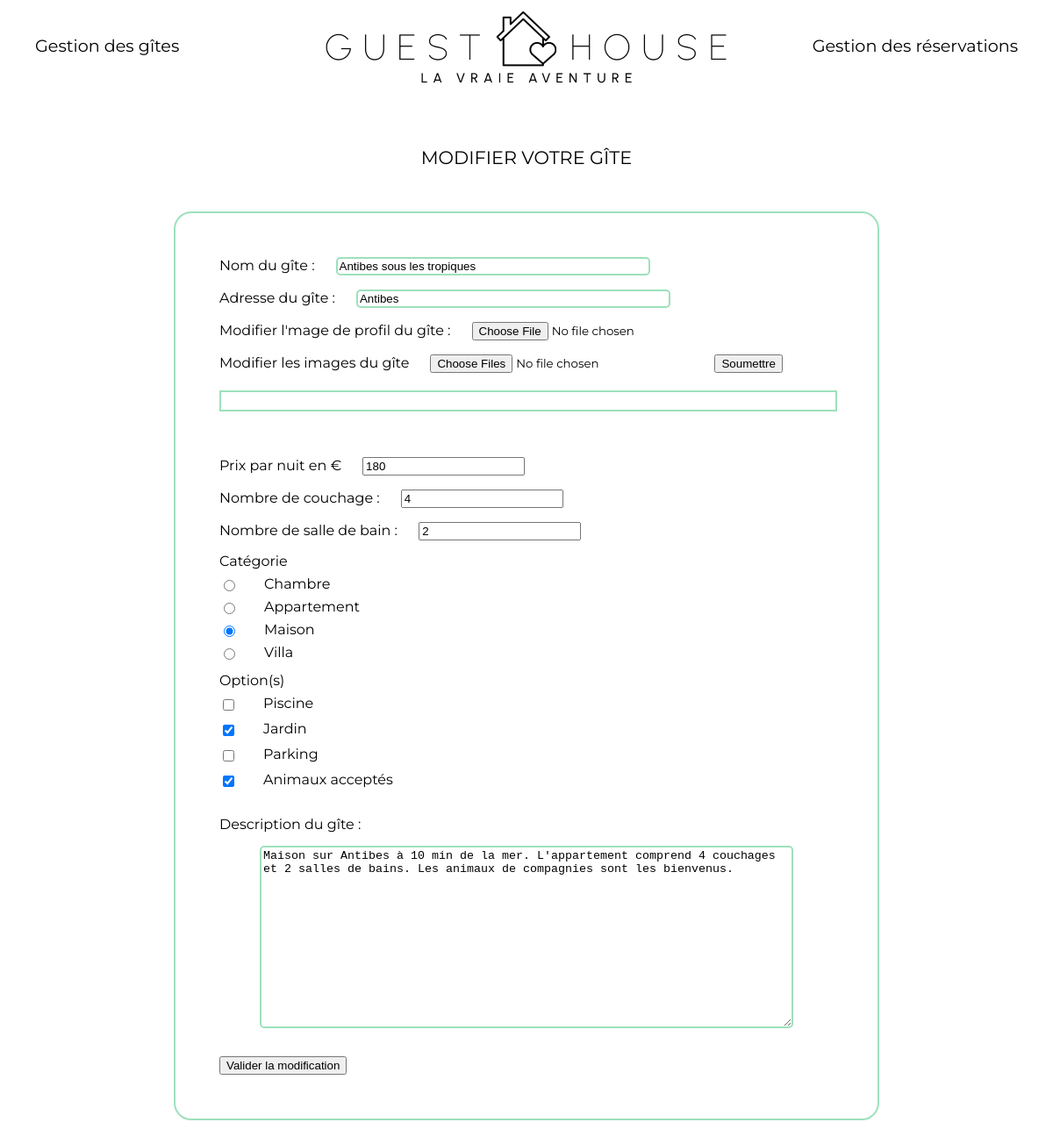
The app's page /admin/modification.php?id=78 (signed in) with its own data.
### tables this page shows
CREATE TABLE IF NOT EXISTS `cottages` (
  `id_gite` int(11) NOT NULL AUTO_INCREMENT,
  `id_categ` int(11) NOT NULL,
  `name_gite` varchar(255) NOT NULL,
  `name_simple_gite` varchar(255) NOT NULL,
  `location_gite` varchar(255) NOT NULL,
  `profil_gite` varchar(255) NOT NULL,
  `desc_gite` text NOT NULL,
  `nbr_sleeping` int(11) NOT NULL,
  `nbr_bathroom` int(11) NOT NULL,
  `price_night` int(11) NOT NULL,
  PRIMARY KEY (`id_gite`)
);

### admin/modification.php (the view, shortened to what this page needs)
<?php
require_once '../templates/header-admin.php';
require_once '../connect.php';
$id_gite = $_GET['id'];
$req = $db->prepare("SELECT `id_gite`, `id_categ`, `name_gite`, `name_simple_gite`, `location_gite`, `profil_gite`, `desc_gite`, `nbr_sleeping`, `nbr_bathroom`, `price_night` FROM `cottages` WHERE `id_gite` = :id_gite");
$req->bindParam('id_gite', $id_gite, PDO::PARAM_STR);
$req->execute();
$value = $req->fetch(PDO::FETCH_ASSOC);
$reqOptions = $db->prepare("SELECT `id_suppl` FROM `gite_option` WHERE `id_gite` = :id_gite");
$reqOptions->bindParam('id_gite', $id_gite, PDO::PARAM_STR);
$reqOptions->execute();
$valueOptions = $reqOptions->fetchAll(PDO::FETCH_ASSOC);
?>
<h1 class="nb-gite-modal">MODIFIER VOTRE GÎTE</h1>
<form action="#" method="POST" enctype="multipart/form-data" class="form-ajout-new-gite">
    <label for="name_gite" class="label-ajout">Nom du gîte :</label>
    <input class="input-ajout" type="text" name="name_gite" id="name_gite" value="<?= $value['name_gite'] ?>">
    <br><br>
    <label for="location_gite" class="label-ajout">Adresse du gîte :</label>
    <input class="input-ajout" type="text" name="location_gite" id="location_gite" value="<?= $value['location_gite'] ?>">
    <br><br>
    <label class="label-ajout" for="profil_gite">Modifier l'mage de profil du gîte :</label>
    <input class="label-ajout" type="file" name="profil_gite" accept="image/png, image/jpeg, image/jpg">
    <br><br>
    <label class="label-ajout" for="image_gite">Modifier les images du gîte</label>
    <input class="label-ajout" type="file" name="myimg[]" multiple accept="image/png, image/jpeg, image/jpg">
    <input type="submit" name="submit-image" value="Soumettre">
    <div id="img-container">
        <ul id="list-images"></ul>
    </div>
    <br><br>
    <label for="price_night" class="label-ajout">Prix par nuit en €</label>
    <input type="number" name="price_night" value="<?= $value['price_night']?>">
    <br><br>
    <label for="nbr_sleeping" class="label-ajout">
        Nombre de couchage :
    </label>
    <input type="number" name="nbr_sleeping" id="nbr_sleeping" min="1" value="<?= $value['nbr_sleeping'] ?>">
    <br><br>
    <label for="nbr_bathroom" class="label-ajout">
        Nombre de salle de bain :
    </label>
    <input type="number" name="nbr_bathroom" id="nbr_bathroom" min="1" value="<?= $value['nbr_bathroom'] ?>">
    <br><br>
    <label for="type" class="label-ajout">Catégorie</label>
    <br>
    <div class="first-flex flex-2">
<?php
if(!empty($value) && $value['id_categ'] == 1){
?>
<div class="ajout-lab-in"> <input type="radio" name="gite-type" value="1" class="input-option" checked><label class="label-no  label-ajout"> Chambre </label></div>
<?php
} else {
?>
<div class="ajout-lab-in"> <input type="radio" name="gite-type" value="1" class="input-option"><label class="label-no label-ajout"> Chambre </label></div>
<?php
}
?>
<?php
if(!empty($value) && $value['id_categ'] == 2){
?>
<div class="ajout-lab-in"> <input type="radio" name="gite-type" value="2" class="input-option" checked><label class="label-no label-ajout">Appartement</label></div>
<?php
} else {
?>
<div class="ajout-lab-in"> <input type="radio" name="gite-type" value="2" class="input-option"><label class="label-no label-ajout">Appartement</label></div>
<?php
}
?>
<?php
if(!empty($value) && $value['id_categ'] == 3){
?>
<div class="ajout-lab-in"><input type="radio" name="gite-type" value="3" class="input-option" checked><label class="label-no label-ajout">Maison</label></div>
<?php
} else {
?>
<div class="ajout-lab-in"><input type="radio" name="gite-type" value="3" class="input-option"><label class="label-no label-ajout">Maison</label></div>
<?php
}
?>
<?php
if(!empty($value) && $value['id_categ'] == 4){
?>
<div class="ajout-lab-in"><input type="radio" name="gite-type" value="4" class="input-option" checked><label class="label-no label-ajout">Villa</label></div>
<?php
} else {
?>
<div class="ajout-lab-in"><input type="radio" name="gite-type" value="4" class="input-option"><label class="label-no label-ajout">Villa</label></div>
<?php
}
?>
    </div>
    <br>
    <label for="option" class="label-ajout">Option(s)</label>
    <br>
    <div class="first-flex flex-2">
<?php
        if(!empty($valueOptions) && $valueOptions[0]['id_suppl'] == 1){
?>
<div class="ajout-lab-in"><input type="checkbox" name="option[]" value="1" class="input-option" checked><label class="label-no label-ajout"> Piscine </label></div>
<?php
        } else if(!empty($valueOptions[1]) && $valueOptions[1]['id_suppl'] == 1){
?>
<div class="ajout-lab-in"><input type="checkbox" name="option[]" value="1" class="input-option" checked><label class="label-no label-ajout"> Piscine </label></div>
<?php
        } else if(!empty($valueOptions[2]) && $valueOptions[2]['id_suppl'] == 1){
?>
<div class="ajout-lab-in"><input type="checkbox" name="option[]" value="1" class="input-option" checked><label class="label-no label-ajout"> Piscine </label></div>
<?php
        } else if(!empty($valueOptions[3]) && $valueOptions[3]['id_suppl'] == 1){
?>
<div class="ajout-lab-in"><input type="checkbox" name="option[]" value="1" class="input-option" checked><label class="label-no label-ajout"> Piscine </label></div>
<?php
        } else {
?>
<div class="ajout-lab-in"><input type="checkbox" name="option[]" value="1" class="input-option"><label class="label-no label-ajout"> Piscine </label></div>
<?php
        }
?>
<?php
        if(!empty($valueOptions) && $valueOptions[0]['id_suppl'] == 2){
?>
<div class="ajout-lab-in"><input type="checkbox" name="option[]" value="2" class="input-option" checked><label class="label-no label-ajout"> Jardin </label></div>
<?php
        } else if(!empty($valueOptions[1]) && $valueOptions[1]['id_suppl'] == 2){
?>
<div class="ajout-lab-in"><input type="checkbox" name="option[]" value="2" class="input-option" checked><label class="label-no label-ajout"> Jardin </label></div>
<?php
        } else if(!empty($valueOptions[2]) && $valueOptions[2]['id_suppl'] == 2){
?>
<div class="ajout-lab-in"><input type="checkbox" name="option[]" value="2" class="input-option" checked><label class="label-no label-ajout"> Jardin </label></div>
<?php
        } else if(!empty($valueOptions[3]) && $valueOptions[3]['id_suppl'] == 2){
?>
<div class="ajout-lab-in"><input type="checkbox" name="option[]" value="2" class="input-option" checked><label class="label-no label-ajout"> Jardin </label></div>
<?php
        } else {
?>
<div class="ajout-lab-in"><input type="checkbox" name="option[]" value="2" class="input-option"><label class="label-no label-ajout"> Jardin </label></div>
<?php
        }
?>
<?php
        if(!empty($valueOptions) && $valueOptions[0]['id_suppl'] == 3){
?>
        <div class="ajout-lab-in"><input type="checkbox" name="option[]" value="3" class="input-option" checked><label class="label-no label-ajout"> Parking </label></div>
<?php
        } else if(!empty($valueOptions[1]) && $valueOptions[1]['id_suppl'] == 3){
?>
        <div class="ajout-lab-in"><input type="checkbox" name="option[]" value="3" class="input-option" checked><label class="label-no label-ajout"> Parking </label></div>
<?php
        } else if(!empty($valueOptions[2]) && $valueOptions[2]['id_suppl'] == 3){
?>
        <div class="ajout-lab-in"><input type="checkbox" name="option[]" value="3" class="input-option" checked><label class="label-no label-ajout"> Parking </label></div>
<?php
        } else if(!empty($valueOptions[3]) && $valueOptions[3]['id_suppl'] == 3){
?>
        <div class="ajout-lab-in"><input type="checkbox" name="option[]" value="3" class="input-option" checked><label class="label-no label-ajout"> Parking </label></div>
<?php
        } else {
?>
       <div class="ajout-lab-in"> <input type="checkbox" name="option[]" value="3" class="input-option"><label class="label-no label-ajout"> Parking </label></div>
<?php
        }
?>
<?php
        if(!empty($valueOptions) && $valueOptions[0]['id_suppl'] == 4){
?>
<div class="ajout-lab-in"> <input type="checkbox" name="option[]" value="4" class="input-option" checked><label class="label-no label-ajout"> Animaux acceptés </label></div>
<?php
        } else if(!empty($valueOptions[1]) && $valueOptions[1]['id_suppl'] == 4){
?>
<div class="ajout-lab-in"><input type="checkbox" name="option[]" value="4" class="input-option" checked><label class="label-no label-ajout"> Animaux acceptés </label></div>
<?php
        } else if(!empty($valueOptions[2]) && $valueOptions[2]['id_suppl'] == 4){
?>
<div class="ajout-lab-in"><input type="checkbox" name="option[]" value="4" class="input-option" checked><label class="label-no label-ajout"> Animaux acceptés </label></div>
<?php
        } else if(!empty($valueOptions[3]) && $valueOptions[3]['id_suppl'] == 4){
?>
<div class="ajout-lab-in"><input type="checkbox" name="option[]" value="4" class="input-option" checked><label class="label-no label-ajout"> Animaux acceptés </label></div>
<?php
        } else {
?>
<div class="ajout-lab-in"><input type="checkbox" name="option[]" value="4" class="input-option"><label class="label-no label-ajout"> Animaux acceptés </label></div>
<?php
        }
?>
    </div>
    <br><br>
    <label class="label-ajout" for="desc_gite">
        Description du gîte :
    </label>
    <br><br>
    <textarea class="input-ajout descript-in" name="desc_gite" id="desc_gite" cols="30" rows="10"><?= $value['desc_gite'] ?></textarea>
    <br><br>
    <input type="submit" name="submit" value="Valider la modification">
</form>
</body>
</html>

### templates/css/style-admin.css (style rules this page uses)
html, body, div, span, applet, object, iframe, h1, h2, h3, h4, h5, h6, p, blockquote, pre, a, abbr, acronym, address, big, cite, code, del, dfn, em, img, ins, kbd, q, s, samp, small, strike, strong, sub, sup, tt, var, b, u, i, center, dl, dt, dd, ol, ul, li, fieldset, form, label, legend, table, caption, tbody, tfoot, thead, tr, th, td, article, aside, canvas, details, embed, figure, figcaption, footer, header, hgroup, menu, nav, output, ruby, section, summary, time, mark, audio, video { margin: 0; padding: 0; border: 0; font-size: 100%; font: inherit; vertical-align: baseline; }
body { line-height: 1; }
ol, ul { list-style: none; }
ul { display: -webkit-box; display: -ms-flexbox; display: flex; -webkit-box-pack: justify; -ms-flex-pack: justify; justify-content: space-between; padding: 10px; }
.nb-gite-modal { text-align: center; font-family: 'Montserrat'; font-size: 1.3rem; padding-top: 50px; }
.form-ajout-new-gite { border: 2px solid #9DE1BC; border-radius: 20px; max-width: 700px; width: 80%; margin: 50px auto; padding: 50px; }
.label-ajout { font-family: 'Montserrat'; padding-right: 20px; }
.input-ajout { width: 350px; border: 2px solid #9DE1BC; border-radius: 5px; }
.descript-in { height: 200px; max-width: 600px; width: 95%; display: block; margin: 0 auto; -webkit-box-align: center; -ms-flex-align: center; align-items: center; }
.ajout-lab-in { display: -webkit-box; display: -ms-flexbox; display: flex; margin-top: 10px; }
.ajout-lab-in .label-ajout { padding-left: 30px; text-align: center; }
#img-container { border: solid 2px #9DE1BC; max-width: 100%; width: 700px; margin: 20px auto; }
#list-images { display: -webkit-box; display: -ms-flexbox; display: flex; -webkit-box-pack: baseline; -ms-flex-pack: baseline; justify-content: baseline; -ms-flex-wrap: wrap; flex-wrap: wrap; }

### records on screen
cottages: name_gite "Antibes sous les tropiques", location_gite "Antibes", price_night "180", nbr_sleeping "4", nbr_bathroom "2", desc_gite "Maison sur Antibes à 10 min de la mer. L'appartement comprend 4 couchages et 2 salles de bains. Les animaux de compagnies sont les bienvenus."
